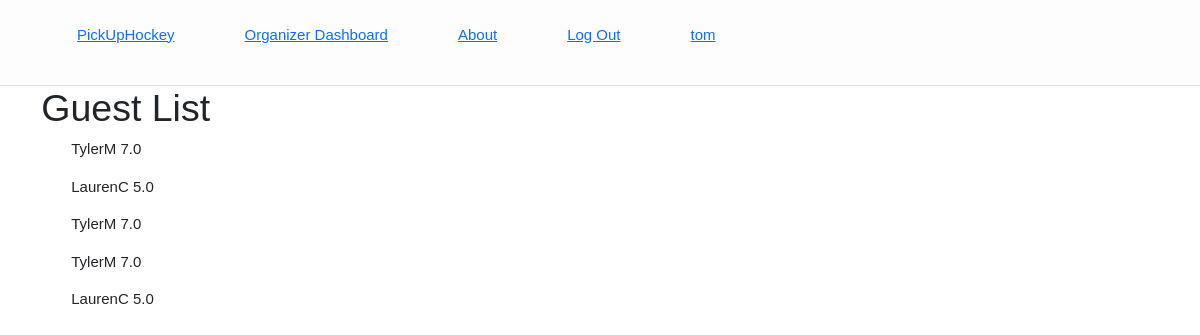
Screenshot of /organize/dashboard/6/guests/ (signed in) with the database file from the repository.
### pickuphockey/models.py (models this page shows, shortened)
class Invitation(models.Model):
    host = models.ForeignKey(User, on_delete= models.CASCADE, default= 1)
    guest = models.ForeignKey(Player, on_delete=models.CASCADE)
    event = models.ForeignKey(Skate, on_delete=models.CASCADE)
    date_invited = models.DateTimeField(auto_now_add=True)
    is_attending = models.BooleanField(default=False)

class Player(models.Model):
    user = models.OneToOneField(User, on_delete=models.CASCADE, null= True)
    skill = models.DecimalField(max_digits=4, decimal_places=1)
    def __str__(self):
        return (self.user.username)

### OrgDash/views.py (the view)
# urls.py: path('dashboard/<int:pk>/guests/', views.guestList, name = 'guest_list'),
def guestList(request, pk):
    active_user = request.user.pk
    active_event = Skate.objects.get(pk=pk)
    guests = Invitation.objects.filter(Q(host= active_user) & Q(event= active_event) & Q(is_attending= True))
    return render (request,'OrgDash/guest_list.html',{'guests':guests})

### OrgDash/templates/OrgDash/guest_list.html
{% extends 'base.html' %}
{% block body_block %}
<h1>Guest List</h1>
{% for guest in guests %}
<ol>
    {{guest.guest}}
    {{guest.guest.skill}}
</ol>
{% endfor %}
{% endblock %}

### pickuphockey/templates/base.html (shortened to what this page needs)
{% load static %}
<!DOCTYPE html>
<html lang="en">
<head>
    <link href="https://cdn.jsdelivr.net/npm/bootstrap@5.3.0-alpha1/dist/css/bootstrap.min.css" rel="stylesheet">
    <link rel="stylesheet" href="{% static 'pickuphockey.css' %}">
</head>
    <nav class="nav">
        <div class="nav-main">
        <ul class="nav-links">
            {% if user.is_authenticated %}
            <li class="nav-link">
                <a class = "brand" href="#">PickUpHockey</a>
            </li>
            <li class="nav-link">
                <a href="{% url 'OrgDash:organizer_dashboard' %}">Organizer Dashboard</a>
            </li>
            <li class="nav-link">
                <a  href="">About</a>
            </li>
            <li class="nav-link">
                <a  href="{% url 'logout' %}">Log Out</a>
            </li>
            <li class="nav-link">
                <a  href="#">{{user.username}}</a>
            </li>
          {% endif %}
       </ul>
    </div>
    </nav>
    <body>
    <div class="container">
    {% block body_block %}
    {% endblock %}
    </div>
</body>
</html>

### pickuphockey/static/pickuphockey.css (style rules this page uses)
* { font-family: 'Manrope', sans-serif !important; box-sizing: border-box; margin:0; padding:0; font-size:15px; }
.nav { display:flex; background-color: rgb(253, 253, 253); padding:16px 32px; border-bottom:0.1px solid rgb(225, 225, 225); justify-content:space-between; align-items:center; }
.nav-main { display:flex; gap:32px; }
.nav-link { text-decoration: none; }
.nav-links { display:flex; gap: 40px; list-style: none; }

### rows the page displays
Invitation: guest "TylerM", guest.skill "7.0"
Invitation: guest "LaurenC", guest.skill "5.0"
Invitation: guest "TylerM", guest.skill "7.0"
Invitation: guest "TylerM", guest.skill "7.0"
Invitation: guest "LaurenC", guest.skill "5.0"

### other values shown
{{ user.username }} "tom"
